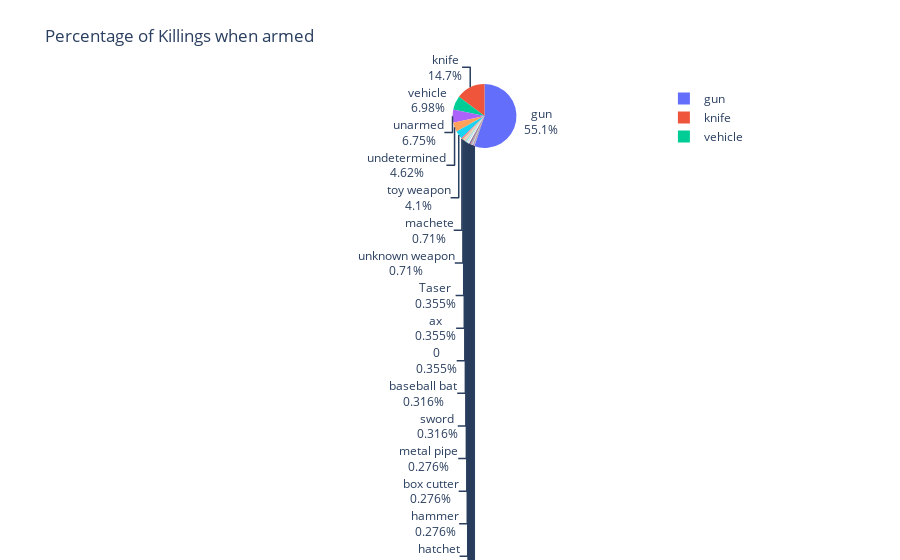

The notebook cell saved with this chart:
### Code cell
fig = px.pie(labels=armed_deaths.index, values=armed_deaths.values, title="Percentage of Killings when armed", names=armed_deaths.index,)
fig.update_traces(textposition='outside', textinfo='percent+label')

fig.show()

### Figure 1 — Plotly figure (JSON) as saved in the notebook; plotly's stock layout.template omitted (floating-point values rounded to 4 significant figures)
{"data": [{"domain": {"x": [0, 1], "y": [0, 1]}, "hovertemplate": "label=%{label}<br>value=%{value}<extra></extra>", "labels": ["gun", "knife", "vehicle", "unarmed", "undetermined", "toy weapon", "machete", "unknown weapon", "Taser", "ax", 0, "baseball bat", "sword", "metal pipe", "box cutter", "hammer", "hatchet", "crossbow", "gun and knife", "screwdriver", "blunt object", "guns and explosives", "scissors", "metal stick", "rock", "brick", "beer bottle", "meat cleaver", "shovel", "hatchet and gun", "baton", "chain saw", "metal pole", "metal object", "sharp object", "pipe", "piece of wood", "nail gun", "bean-bag gun", "baseball bat and fireplace poker", "contractor's level", "carjack", "chain", "metal hand tool", "cordless drill", "flagpole", "lawn mower blade", "stapler", "garden tool", "flashlight", "hand torch", "straight edge razor", "pole", "pitchfork", "spear", "pick-axe", "bayonet", "glass shard", "motorcycle", "metal rake", "crowbar", "oar", "machete and gun", "tire iron", "air conditioner", "pole and knife", "baseball bat and bottle", "fireworks", "pen"], "legendgroup": "", "name": "", "showlegend": true, "textinfo": "percent+label", "textposition": "outside", "type": "pie", "values": [1398, 373, 177, 171, 117, 104, 18, 18, 9, 9, 9, 8, 8, 7, 7, 7, 6, 6, 5, 5, 5, 3, 3, 3, 3, 2, 2, 2, 2, 2, 2, 2, 2, 2, 2, 2, 2, 1, 1, 1, 1, 1, 1, 1, 1, 1, 1, 1, 1, 1, 1, 1, 1, 1, 1, 1, 1, 1, 1, 1, 1, 1, 1, 1, 1, 1, 1, 1, 1]}], "layout": {"legend": {"tracegroupgap": 0}, "title": {"text": "Percentage of Killings when armed"}}}
